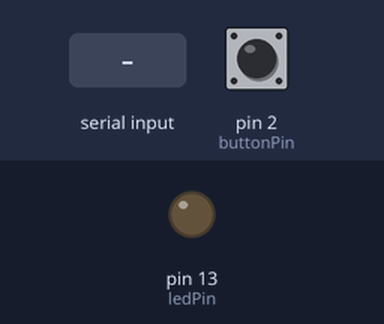
A sketch run on a simulated Arduino Uno, built with avr-gcc and run on an emulated ATmega328P. On the bench: output pins drawn as LEDs (lit = HIGH). The test bench sets the inputs (shaded band); at power-on: pin 2 (buttonPin) LOW. What the sketch prints to the serial monitor is not drawn.

Above: at 1.2 s.
1.3 s: "1" received over Serial
At 2.1 s:
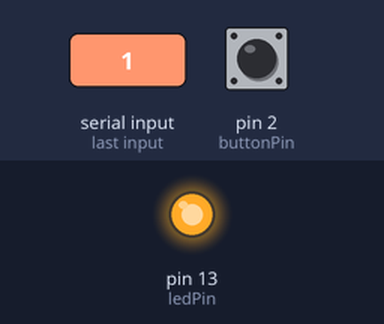
2.8 s: "0" received over Serial
At 3.3 s:
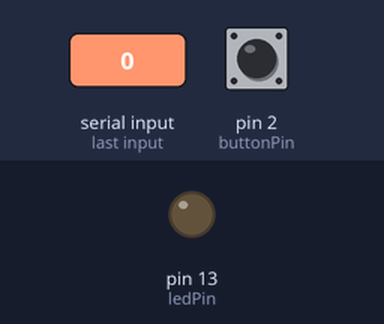
Timing chart, 0 to 5.8 s (numbered marks = the images above; inputs shaded):
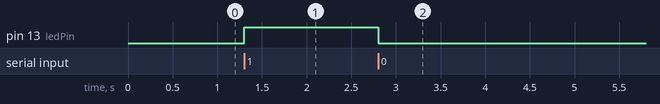

Measured:
- after the input at 1.3 s, pin 13 (ledPin): LOW → HIGH at once
- after the input at 2.8 s, pin 13 (ledPin): HIGH → LOW at once

The sketch:

Aud3.3.ino
```cpp
const int ledPin = 13; // LED connected to digital pin 9
const int buttonPin= 2;
int buttonState= 0;

void setup() {
  pinMode(ledPin, OUTPUT);
  pinMode(buttonPin, INPUT);
  Serial.begin(9600); // Initialize serial communication at 9600 baud rate
}

void loop() {
  // Read from serial and control LED
  if (Serial.available() > 0) {
    char value = Serial.read();
    if (value == '1') {
      digitalWrite(ledPin, HIGH); // Turn LED on
    } else if (value == '0') {
      digitalWrite(ledPin, LOW); // Turn LED off
    }
  }

  // Read button state and send it to serial
  buttonState = digitalRead(buttonPin);
  Serial.println(buttonState);
  delay(100); // Delay to stabilize readings
}
```
